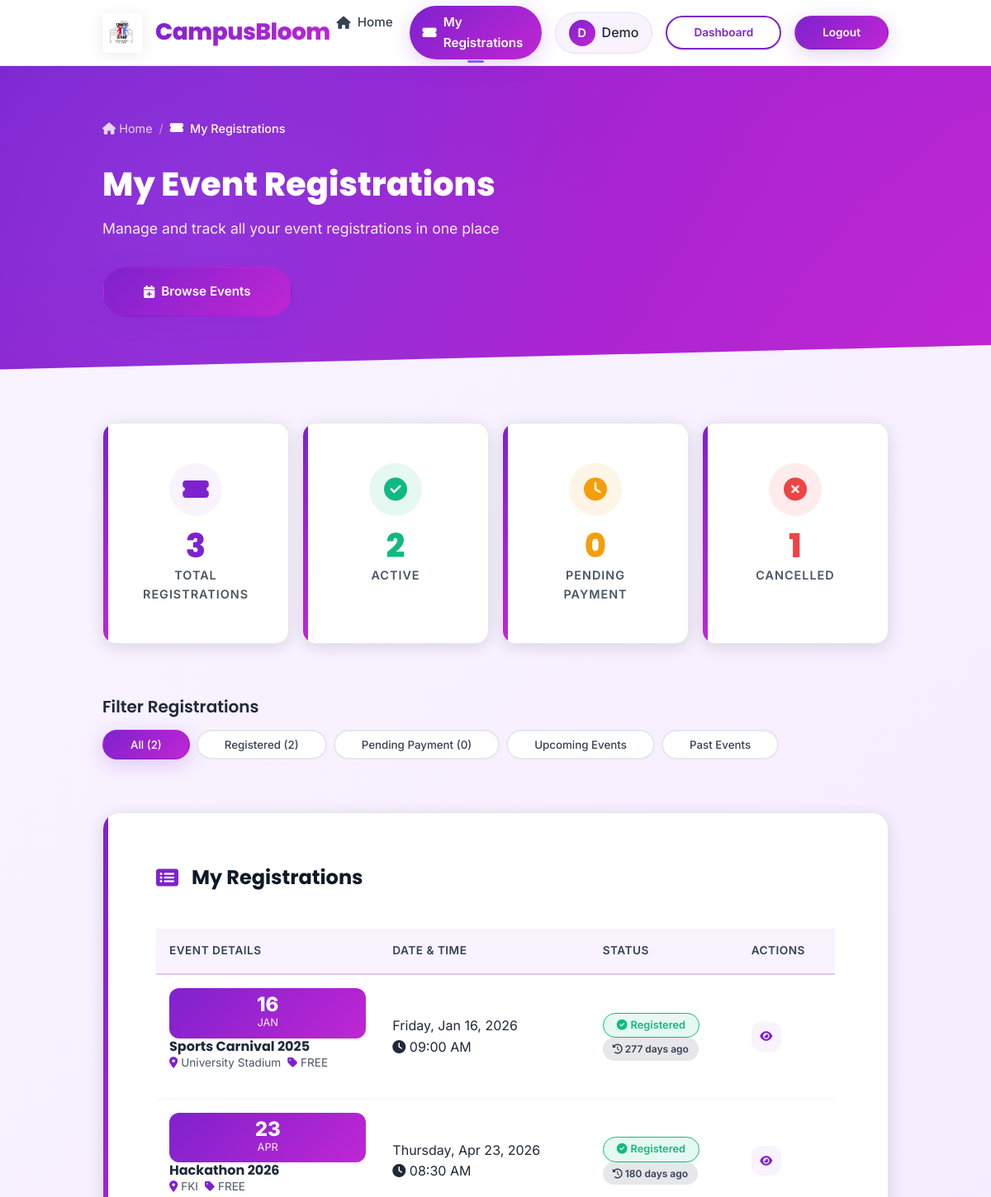
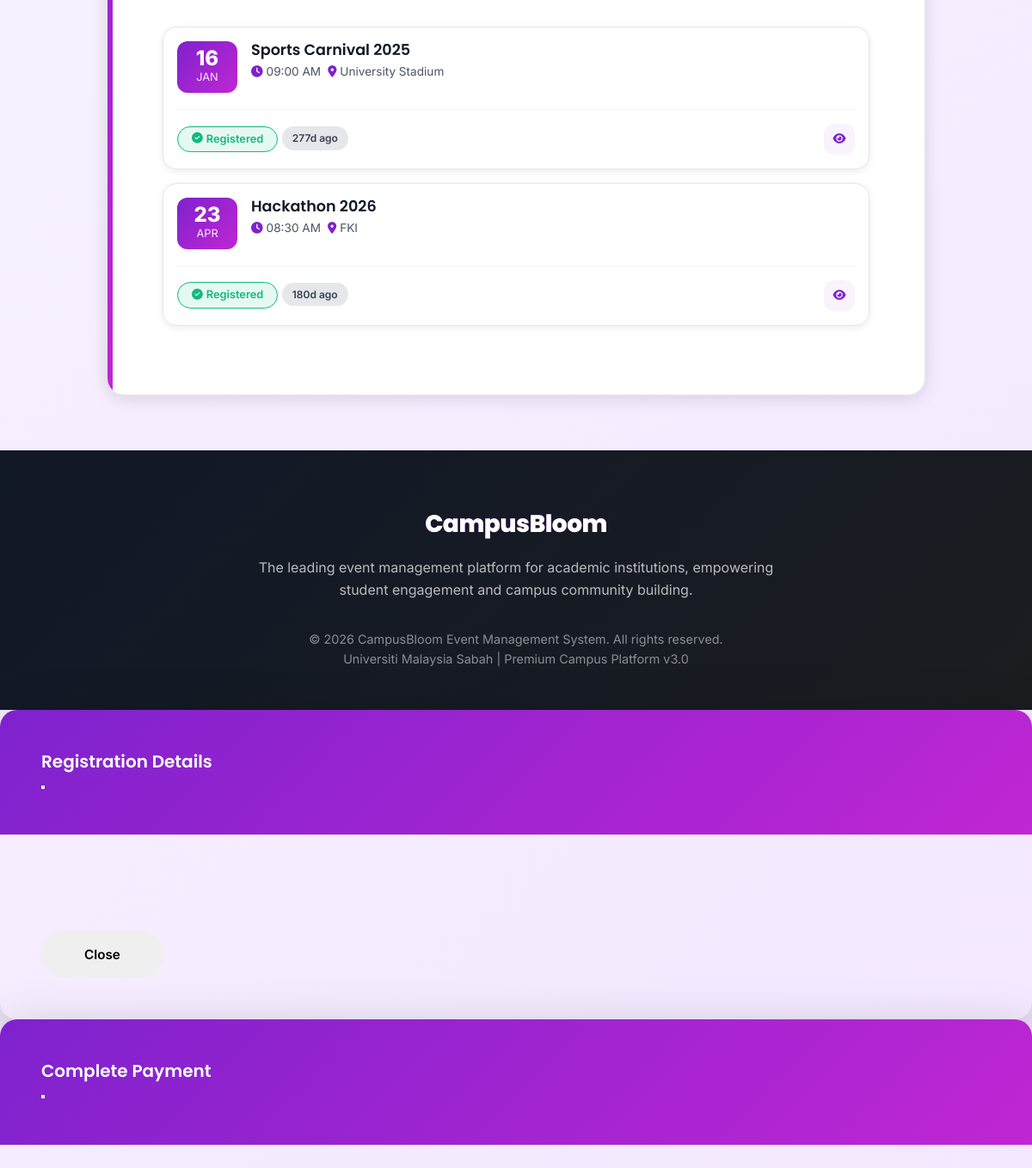
The app's page /my_registrations.php (signed in) with its own data (2 pictures, top to bottom).
### tables this page shows
CREATE TABLE `users` (
  `id` int(11) NOT NULL,
  `name` varchar(255) NOT NULL,
  `email` varchar(255) NOT NULL,
  `password` varchar(255) NOT NULL,
  `role` enum('public','student','staff') DEFAULT 'public',
  `organization` varchar(255) DEFAULT NULL,
  `phone` varchar(20) DEFAULT NULL,
  `created_at` timestamp NOT NULL DEFAULT current_timestamp()
);

CREATE TABLE `event_registrations` (
  `id` int(11) NOT NULL,
  `event_id` int(11) NOT NULL,
  `user_id` int(11) NOT NULL,
  `user_email` varchar(255) NOT NULL,
  `user_name` varchar(255) NOT NULL,
  `registration_date` timestamp NOT NULL DEFAULT current_timestamp(),
  `status` enum('registered','cancelled','pending_payment') DEFAULT 'registered',
  `payment_method` varchar(50) DEFAULT NULL,
  `comments` text DEFAULT NULL
);

CREATE TABLE `events` (
  `id` int(11) NOT NULL,
  `event_name` varchar(255) NOT NULL,
  `description` text DEFAULT NULL,
  `organizer` varchar(255) NOT NULL,
  `organizer_email` varchar(255) NOT NULL,
  `event_type` varchar(100) NOT NULL,
  `venue` varchar(255) NOT NULL,
  `event_date` date NOT NULL,
  `event_time` time NOT NULL,
  `mode` enum('physical','online','hybrid') DEFAULT 'physical',
  `reg_close_date` date DEFAULT NULL,
  `max_participants` int(11) DEFAULT NULL,
  `fee` enum('free','paid') DEFAULT 'free',
  `fee_amount` decimal(10,2) DEFAULT 0.00,
  `contact_person` varchar(100) DEFAULT NULL,
  `contact_no` varchar(20) DEFAULT NULL,
  `remarks` text DEFAULT NULL,
  `status` enum('active','inactive') DEFAULT 'active',
  `created_by` int(11) NOT NULL,
  `created_at` timestamp NOT NULL DEFAULT current_timestamp(),
  `last_updated` timestamp NOT NULL DEFAULT current_timestamp() ON UPDATE current_timestamp()
);

### my_registrations.php (the view, shortened to what the rows shown need)
<?php
require_once 'config.php';
$user_id = $_SESSION['user_id'];
$sql = "SELECT name, email FROM users WHERE id = ?";
$stmt = $conn->prepare($sql);
$stmt->bind_param("i", $user_id);
$stmt->execute();
$result = $stmt->get_result();
$user = $result->fetch_assoc();
$sql = "SELECT
            er.id as registration_id,
            er.event_id,
            er.user_email,
            er.user_name,
            er.registration_date,
            er.status,
            er.payment_method,
            er.comments,
            e.event_name,
            e.description,
            e.organizer,
            e.organizer_email,
            e.event_type,
            e.venue,
            e.event_date,
            e.event_time,
            e.mode,
            e.reg_close_date,
            e.max_participants,
            e.fee,
            e.fee_amount,
            e.contact_person,
            e.contact_no,
            e.remarks,
            (SELECT COUNT(*) FROM event_registrations WHERE event_id = e.id AND status = 'registered') as total_registered,
            DATEDIFF(e.event_date, CURDATE()) as days_until_event
        FROM event_registrations er
        JOIN events e ON er.event_id = e.id
        WHERE er.user_id = ? AND er.status != 'cancelled'
        ORDER BY
            CASE
                WHEN er.status = 'pending_payment' THEN 1
                WHEN er.status = 'registered' THEN 2
                ELSE 3
            END,
            e.event_date ASC";
$stmt = $conn->prepare($sql);
$stmt->bind_param("i", $user_id);
$stmt->execute();
$registrations = $stmt->get_result();
$total_registrations = $registrations->num_rows;
?>
<!DOCTYPE html>
<html lang="en" class="no-js">
<head>
    <link rel="stylesheet" href="https://cdnjs.cloudflare.com/ajax/libs/font-awesome/6.5.0/css/all.min.css">
</head>
<body>
    <nav class="navbar" id="navbar">
        <div class="container navbar-container">
            <div class="navbar-menu" id="navbarMenu">
                <div class="user-menu">
                    <div class="user-badge">
                        <div class="user-avatar">
                            <?php echo strtoupper(substr($user['name'], 0, 1)); ?>
                        </div>
                        <span><?php echo htmlspecialchars(explode(' ', $user['name'])[0]); ?></span>
                    </div>
                </div>
            </div>
        </div>
    </nav>
    <section class="dashboard-header fade-in">
        <div class="container">
            <div class="dashboard-header-content">
                <h1 class="dashboard-title">My Event Registrations</h1>
            </div>
        </div>
    </section>
    <main class="main">
        <div class="container">
            <div class="registrations-section">
                <div class="registrations-card fade-in">
                    <?php if ($total_registrations > 0): ?>
                        <div class="d-none d-lg-block">
                            <div class="table-responsive">
                                <table class="registrations-table">
                                    <thead>
                                        <tr>
                                            <th>Event Details</th>
                                            <th>Date & Time</th>
                                            <th>Status</th>
                                            <th>Actions</th>
                                        </tr>
                                    </thead>
                                    <tbody>
                                        <?php while ($registration = $registrations->fetch_assoc()):
                                            $is_upcoming = $registration['days_until_event'] > 0;
                                            $is_past = $registration['days_until_event'] < 0;
                                        ?>
                                            <tr class="registration-row fade-in"
                                                data-status="<?php echo $registration['status']; ?>"
                                                data-upcoming="<?php echo $is_upcoming ? 'yes' : 'no'; ?>"
                                                data-past="<?php echo $is_past ? 'yes' : 'no'; ?>">
                                                <td>
                                                    <div class="d-flex align-items-center gap-3">
                                                        <div class="date-badge">
                                                            <div class="date-day"><?php echo date('d', strtotime($registration['event_date'])); ?></div>
                                                            <div class="date-month"><?php echo date('M', strtotime($registration['event_date'])); ?></div>
                                                        </div>
                                                        <div>
                                                            <h4 class="mb-1"><?php echo htmlspecialchars($registration['event_name']); ?></h4>
                                                            <div class="event-meta">
                                                                <span class="meta-item">
                                                                    <i class="meta-icon fas fa-map-marker-alt"></i>
                                                                    <?php echo htmlspecialchars($registration['venue']); ?>
                                                                </span>
                                                                <span class="meta-item">
                                                                    <i class="meta-icon fas fa-tag"></i>
                                                                    <?php echo $registration['fee'] == 'free' ? 'FREE' : 'RM ' . number_format($registration['fee_amount'], 2); ?>
                                                                </span>
                                                            </div>
                                                        </div>
                                                    </div>
                                                </td>
                                                <td>
                                                    <div>
                                                        <div class="fw-medium"><?php echo date('l, M j, Y', strtotime($registration['event_date'])); ?></div>
                                                        <div class="text-muted small">
                                                            <i class="fas fa-clock me-1"></i>
                                                            <?php echo date('h:i A', strtotime($registration['event_time'])); ?>
                                                        </div>
                                                    </div>
                                                </td>
                                                <td>
                                                    <?php if ($registration['status'] == 'registered'): ?>
                                                        <span class="status-badge status-registered">
                                                            <i class="fas fa-check-circle"></i> Registered
                                                        </span>
                                                        <?php if ($is_upcoming): ?>
                                                            <div class="mt-1">
                                                                <span class="badge badge-success">
                                                                    <i class="fas fa-calendar-day me-1"></i>
                                                                    In <?php echo $registration['days_until_event']; ?> days
                                                                </span>
                                                            </div>
                                                        <?php elseif ($is_past): ?>
                                                            <div class="mt-1">
                                                                <span class="badge badge-secondary">
                                                                    <i class="fas fa-history me-1"></i>
                                                                    <?php echo abs($registration['days_until_event']); ?> days ago
                                                                </span>
                                                            </div>
                                                        <?php endif; ?>
                                                    <?php endif; ?>
                                                </td>
                                                <td>
                                                    <div class="actions-group">
                                                        <button type="button" class="action-btn view view-details"
                                                                data-bs-toggle="modal"
                                                                data-bs-target="#detailsModal"
                                                                data-registration='<?php echo json_encode($registration); ?>'
                                                                title="View Details">
                                                            <i class="fas fa-eye"></i>
                                                        </button>
                                                    </div>
                                                </td>
                                            </tr>
                                        <?php endwhile; ?>
                                    </tbody>
                                </table>
                            </div>
                        </div>
                        <div class="d-lg-none">
                            <?php
                            $registrations->data_seek(0);
                            while ($registration = $registrations->fetch_assoc()):
                                $is_upcoming = $registration['days_until_event'] > 0;
                                $is_past = $registration['days_until_event'] < 0;
                            ?>
                                <div class="registration-card-mobile fade-in"
                                     data-status="<?php echo $registration['status']; ?>"
                                     data-upcoming="<?php echo $is_upcoming ? 'yes' : 'no'; ?>"
                                     data-past="<?php echo $is_past ? 'yes' : 'no'; ?>">
                                    <div class="registration-header">
                                        <div class="date-badge">
                                            <div class="date-day"><?php echo date('d', strtotime($registration['event_date'])); ?></div>
                                            <div class="date-month"><?php echo date('M', strtotime($registration['event_date'])); ?></div>
                                        </div>
                                        <div class="event-info">
                                            <h4><?php echo htmlspecialchars($registration['event_name']); ?></h4>
                                            <div class="event-meta">
                                                <span class="meta-item">
                                                    <i class="meta-icon fas fa-clock"></i>
                                                    <?php echo date('h:i A', strtotime($registration['event_time'])); ?>
                                                </span>
                                                <span class="meta-item">
                                                    <i class="meta-icon fas fa-map-marker-alt"></i>
                                                    <?php echo htmlspecialchars($registration['venue']); ?>
                                                </span>
                                            </div>
                                        </div>
                                    </div>
                                    <div class="registration-footer">
                                        <div>
                                            <?php if ($registration['status'] == 'registered'): ?>
                                                <span class="status-badge status-registered">
                                                    <i class="fas fa-check-circle"></i> Registered
                                                </span>
                                                <?php if ($is_upcoming): ?>
                                                    <span class="badge badge-success ms-2">
                                                        In <?php echo $registration['days_until_event']; ?>d
                                                    </span>
                                                <?php elseif ($is_past): ?>
                                                    <span class="badge badge-secondary ms-2">
                                                        <?php echo abs($registration['days_until_event']); ?>d ago
                                                    </span>
                                                <?php endif; ?>
                                            <?php elseif ($registration['status'] == 'pending_payment'): ?>
                                                <span class="status-badge status-pending">
                                                    <i class="fas fa-clock"></i> Pending
                                                </span>
                                            <?php endif; ?>
                                        </div>
                                        <div class="actions-group">
                                            <button type="button" class="action-btn view view-details"
                                                    data-bs-toggle="modal"
                                                    data-bs-target="#detailsModal"
                                                    data-registration='<?php echo json_encode($registration); ?>'
                                                    title="View Details">
                                                <i class="fas fa-eye"></i>
                                            </button>
                                        </div>
                                    </div>
                                </div>
                            <?php endwhile; ?>
                        </div>
                    <?php endif; ?>
                </div>
            </div>
        </div>
    </main>
</body>
</html>

### records on screen
users: name "D", name "Demo"
event_registrations: event.event_date "16", event.event_date "JAN", event.event_name "Sports Carnival 2025", event.venue "University Stadium", event.event_date "Friday, Jan 16, 2026", event.event_time "09:00 AM", days_until_event "277"
event_registrations: event.event_date "23", event.event_date "APR", event.event_name "Hackathon 2026", event.venue "FKI", event.event_date "Thursday, Apr 23, 2026", event.event_time "08:30 AM", days_until_event "180"

### other values on screen
$stats['total'] "3"
$stats['active'] "2"
$stats['pending'] "0"
$stats['cancelled'] "1"
$total_registrations "2"
